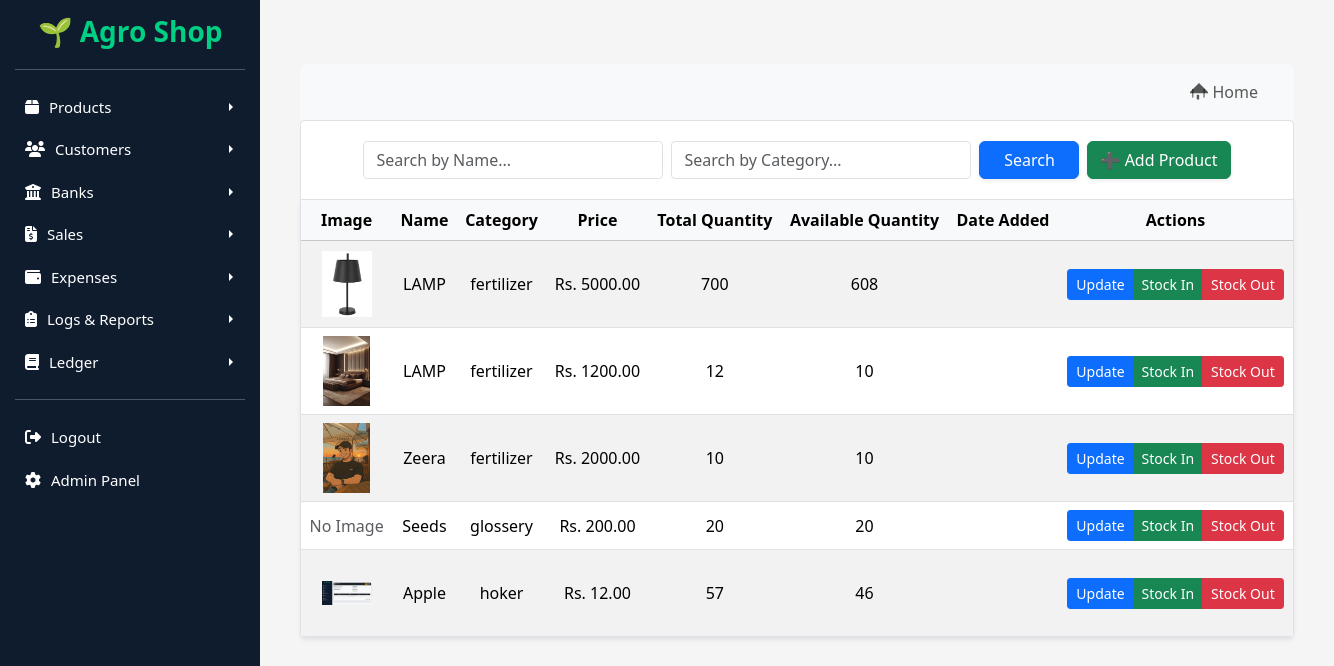
The app's page /products/list/, older data.
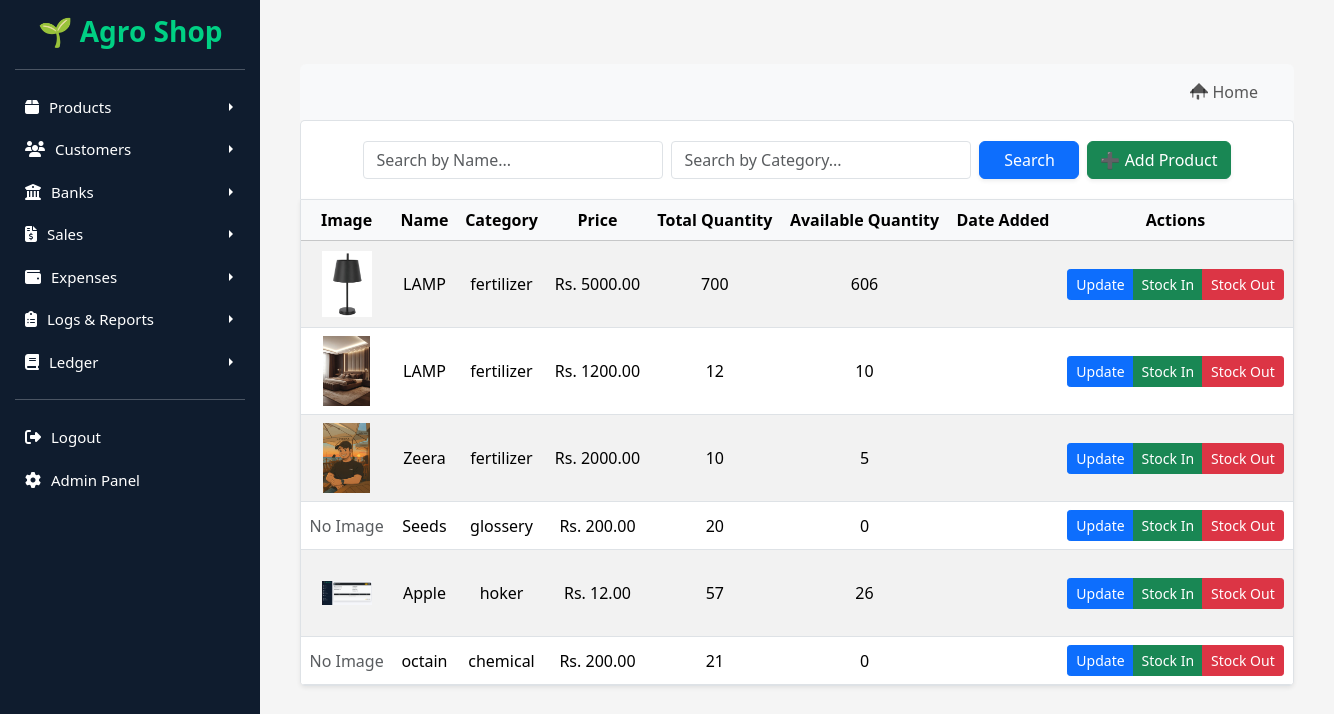
The same page, newer data.
### products/models.py (models this page shows, shortened)
class Product(models.Model):
    category = models.ForeignKey(Category, on_delete=models.CASCADE)
    name = models.CharField(max_length=150)
    price = models.DecimalField(max_digits=10, decimal_places=2)
    total_quantity = models.PositiveIntegerField(default=0)
    available_quantity = models.PositiveIntegerField(default=0)
    image = models.ImageField(upload_to="product_images/", blank=True, null=True)
    added_date = models.DateField(default=timezone.now)

class Category(models.Model):
    name = models.CharField(max_length=100, unique=True)

### products/views.py (the view)
# urls.py: path("list/", views.list_products, name="list_products"),
def list_products(request):
    products = Product.objects.all()
    return render(request, "products/list_products.html", {"products": products})

### templates/products/list_products.html (shortened to what this page needs)
{% extends "base.html" %}
{% block content %}
<div class="product-list-container my-4">
    <nav class="navbar navbar-expand-lg navbar-light bg-light py-2 px-3 mb-0 rounded-top">
        <div class="container-fluid justify-content-end">
            <ul class="navbar-nav">
                <li class="nav-item">
                    <a class="nav-link d-flex align-items-center" href="{% url 'home' %}">
                        Home
                    </a>
                </li>
            </ul>
        </div>
    </nav>
    <div class="search-filter-panel mb-0 d-flex flex-wrap gap-2 align-items-center">
        <form method="GET" class="d-flex flex-wrap gap-2 w-100 justify-content-center">
            <input type="text" name="name" class="form-control" style="max-width: 300px;" placeholder="Search by Name..." value="{{ request.GET.name }}">
            <input type="text" name="category" class="form-control" style="max-width: 300px;" placeholder="Search by Category..." value="{{ request.GET.category }}">
            <button type="submit" class="btn btn-primary btn-search shadow-sm" style="min-width: 100px;">Search</button>
            <a href="{% url 'products:add_product' %}" class="btn btn-success shadow-sm" style="min-width: 120px;">➕ Add Product</a>
        </form>
    </div>
    <div class="table-responsive">
        <table class="table table-striped product-table mb-0">
            <thead class="table-light">
                <tr class="text-center">
                    <th>Image</th>
                    <th>Name</th>
                    <th>Category</th>
                    <th>Price</th>
                    <th>Total Quantity</th>
                    <th>Available Quantity</th>
                    <th>Date Added</th>
                    <th>Actions</th>
                </tr>
            </thead>
            <tbody class="text-center">
                {% for product in products %}
                <tr>
                    <td>
                        {% if product.image %}
                        <img src="{{ product.image.url }}" alt="{{ product.name }}" class="product-image">
                        {% else %}
                        <span class="text-muted">No Image</span>
                        {% endif %}
                    </td>
                    <td>{{ product.name }}</td>
                    <td>{{ product.category.name }}</td>
                    <td>Rs. {{ product.price|floatformat:2 }}</td>
                    <td>{{ product.total_quantity }}</td>
                    <td>{{ product.available_quantity }}</td>
                    <td>{{ product.date_added|date:"M d, Y" }}</td>
                    <td>
                        <div class="btn-group">
                            <a href="{% url 'products:update_product' product.id %}" class="btn btn-update btn-sm">Update</a>
                            <a href="{% url 'products:stock_in_list' product.id %}" class="btn btn-stock-in btn-sm">Stock In</a>
                            <a href="{% url 'products:stock_out_list' product.id %}" class="btn btn-stock-out btn-sm">Stock Out</a>
                        </div>
                    </td>
                </tr>
                {% empty %}
                <tr>
                    <td colspan="8" class="text-center py-4 text-muted">No products available.</td>
                </tr>
                {% endfor %}
            </tbody>
        </table>
    </div>
</div>
{% endblock %}

### templates/base.html (shortened to what this page needs)
<!DOCTYPE html>
<html lang="en">
<head>
  <link href="https://cdn.jsdelivr.net/npm/bootstrap@5.3.2/dist/css/bootstrap.min.css" rel="stylesheet">
  <link href="https://cdnjs.cloudflare.com/ajax/libs/font-awesome/6.4.2/css/all.min.css" rel="stylesheet">
</head>
<body>
  <div class="sidebar" id="sidebar">
    <h3>🌱 Agro Shop</h3>
    <hr>
    <a class="dropdown-toggle collapsed" data-bs-toggle="collapse" href="#productsMenu" role="button">
      <i class="fa fa-box"></i> Products
    </a>
    <a class="dropdown-toggle collapsed" data-bs-toggle="collapse" href="#customersMenu" role="button">
      <i class="fa fa-users"></i> Customers
    </a>
    <a class="dropdown-toggle collapsed" data-bs-toggle="collapse" href="#banksMenu" role="button">
      <i class="fa fa-university"></i> Banks
    </a>
    <a class="dropdown-toggle collapsed" data-bs-toggle="collapse" href="#salesMenu" role="button">
      <i class="fa fa-file-invoice-dollar"></i> Sales
    </a>
    <a class="dropdown-toggle collapsed" data-bs-toggle="collapse" href="#expensesMenu" role="button">
      <i class="fa fa-wallet"></i> Expenses
    </a>
    <a class="dropdown-toggle collapsed" data-bs-toggle="collapse" href="#logsMenu" role="button">
      <i class="fa fa-clipboard-list"></i> Logs & Reports
    </a>
    <a class="dropdown-toggle collapsed" data-bs-toggle="collapse" href="#ledgerMenu" role="button">
      <i class="fa fa-book"></i> Ledger
    </a>
    <hr>
    <a href="{% url 'logout' %}"><i class="fa fa-sign-out-alt"></i> Logout</a>
    <a href="/admin/"><i class="fa fa-cog"></i> Admin Panel</a>
  </div>
  <div class="content">
    {% block content %}{% endblock %}
  </div>
</body>
</html>

### templates/base.html (style rules this page uses)
body { display: flex; flex-wrap: nowrap; min-height: 100vh; margin: 0; background: #f8f9fa; }
.sidebar { width: 260px; background: #0f1c2e; color: #fff; padding: 15px; transition: all 0.3s ease; position: fixed; top: 0; left: 0; bottom: 0; overflow-y: auto; z-index: 1000; }
.sidebar h3 { text-align: center; margin-bottom: 20px; color: #00d084; font-weight: 600; }
.sidebar a { color: #fff; text-decoration: none; display: flex; align-items: center; padding: 10px; border-radius: 6px; transition: all 0.3s ease; font-size: 15px; }
.sidebar a i { margin-right: 10px; font-size: 16px; }
.dropdown-toggle::after { margin-left: auto; transition: transform 0.3s ease; }
.dropdown-toggle.collapsed::after { transform: rotate(-90deg); }
.content { flex: 1; padding: 20px; margin-left: 260px; transition: margin-left 0.3s ease; }

### templates/products/list_products.html (style rules this page uses)
body { background-color: #f5f5f5; }
.product-list-container { padding: 20px; }
.search-filter-panel { background-color: #fff; padding: 20px; border: 1px solid #dee2e6; border-bottom: none; border-radius: 5px 5px 0 0; }
.table-responsive { border: 1px solid #dee2e6; border-radius: 0 0 5px 5px; background-color: #fff; box-shadow: 0 0.125rem 0.25rem rgba(0, 0, 0, 0.075); }
.product-table th { font-weight: 600; white-space: nowrap; }
.product-table td { vertical-align: middle; white-space: nowrap; }
.btn-update { background-color: #0d6efd; color: #fff; border: 1px solid #0d6efd; }
.btn-stock-in { background-color: #198754; color: #fff; border: 1px solid #198754; }
.btn-stock-out { background-color: #dc3545; color: #fff; border: 1px solid #dc3545; }
.btn-sm { padding: .25rem .5rem; font-size: .875rem; line-height: 1.5; border-radius: .2rem; }
.form-control { border-radius: .25rem; }
.btn-search { background-color: #0d6efd; border-color: #0d6efd; }
.product-image { width: 50px; height: 70px; object-fit: contain; display: block; margin: auto; }

Row changes from the older to the newer data that the page shows:
changed Product (number 1 of 6 on the later page): available_quantity "608" → "606"
changed Product "Zeera": available_quantity "10" → "5"
changed Product "Seeds": available_quantity "20" → "0"
changed Product "Apple": available_quantity "46" → "26"
added Product: image "No Image", name "octain", category.name "chemical", price "200.00", total_quantity "21", available_quantity "0"
